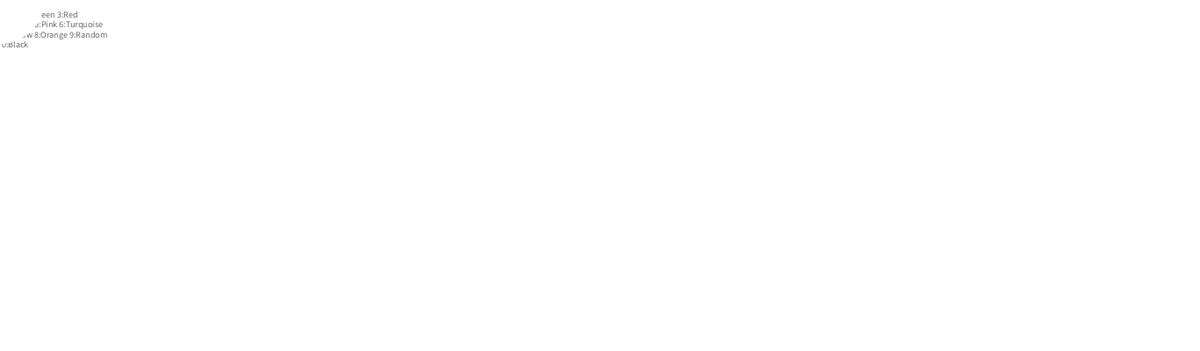
Frame 1 (no input)
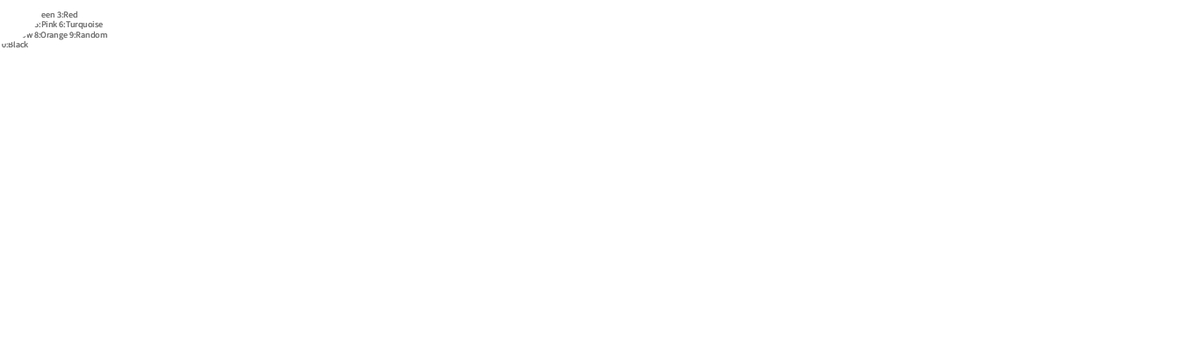
Frame 60 (the mouse pressed at the canvas centre just before this capture)
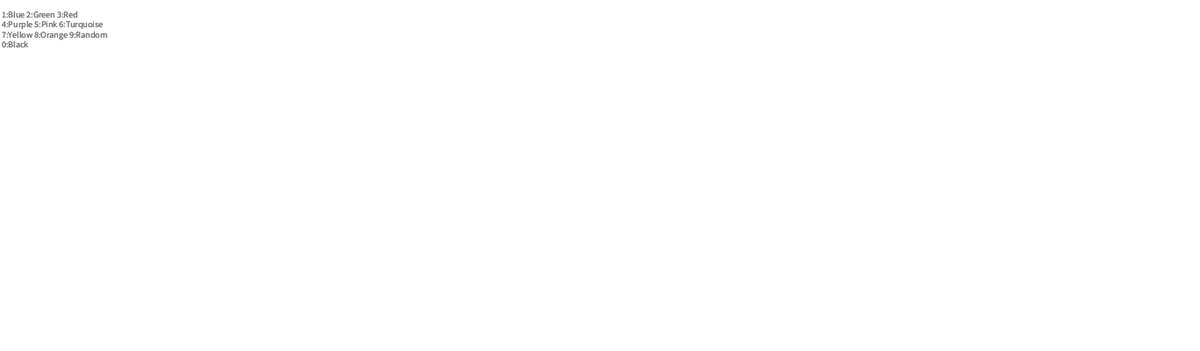
Frame 120 (the mouse held since frame 60 and released just before this capture)

The Processing sketch that drew these frames (run headless with seeded random() and noise(); from frame 60 on, the mouse is pressed at the canvas centre):

// Processing sketch: processing_149142
// ── processing_149142.pde

//By Jim 
float r;
float g;
float b;


void setup()
{
  size(1365, 400);
  background(255, 255, 255);
  strokeWeight(3);
  smooth(); 
  noStroke();
  //frameRate(10); 
  noCursor();
}

void draw()
{
  fill(255, 255, 255, 100);
  rect(0, 0, width, height);

  fill(100, 100, 100);
  textSize(10);
  text(" 1:Blue 2:Green 3:Red \n 4:Purple 5:Pink 6:Turquoise \n 7:Yellow 8:Orange 9:Random \n 0:Black", 0, 20);

  fill(255);
  if (key == '3')
  {
    fill(255, 0, 0);
  }

  if (key == '1')
  {
    fill(0, 0, 255);
  }

  if (key == '2')
  {
    fill(0, 255, 0);
  }

  if (key == '0')
  {
    fill(0, 0, 0);
  }

  if (key == '4')
  {
    fill(155, 17, 148);
  }
  if (key == '5')
  {
    fill(234, 128, 181);
  }
  if (key == '6')
  {
    fill(25, 247, 227);
  }
  if (key == '7')
  {
    fill(252, 252, 33);
  }
  if (key == '8')
  {
    fill(247, 177, 25);
  }
  if (key == '9')
  {
    fill(r, g, b);
  }

  ellipse(mouseX, mouseY, 100, 100);
}

void keyPressed()
{
  r = random(255);
  g = random(255);
  b = random(255);
}
